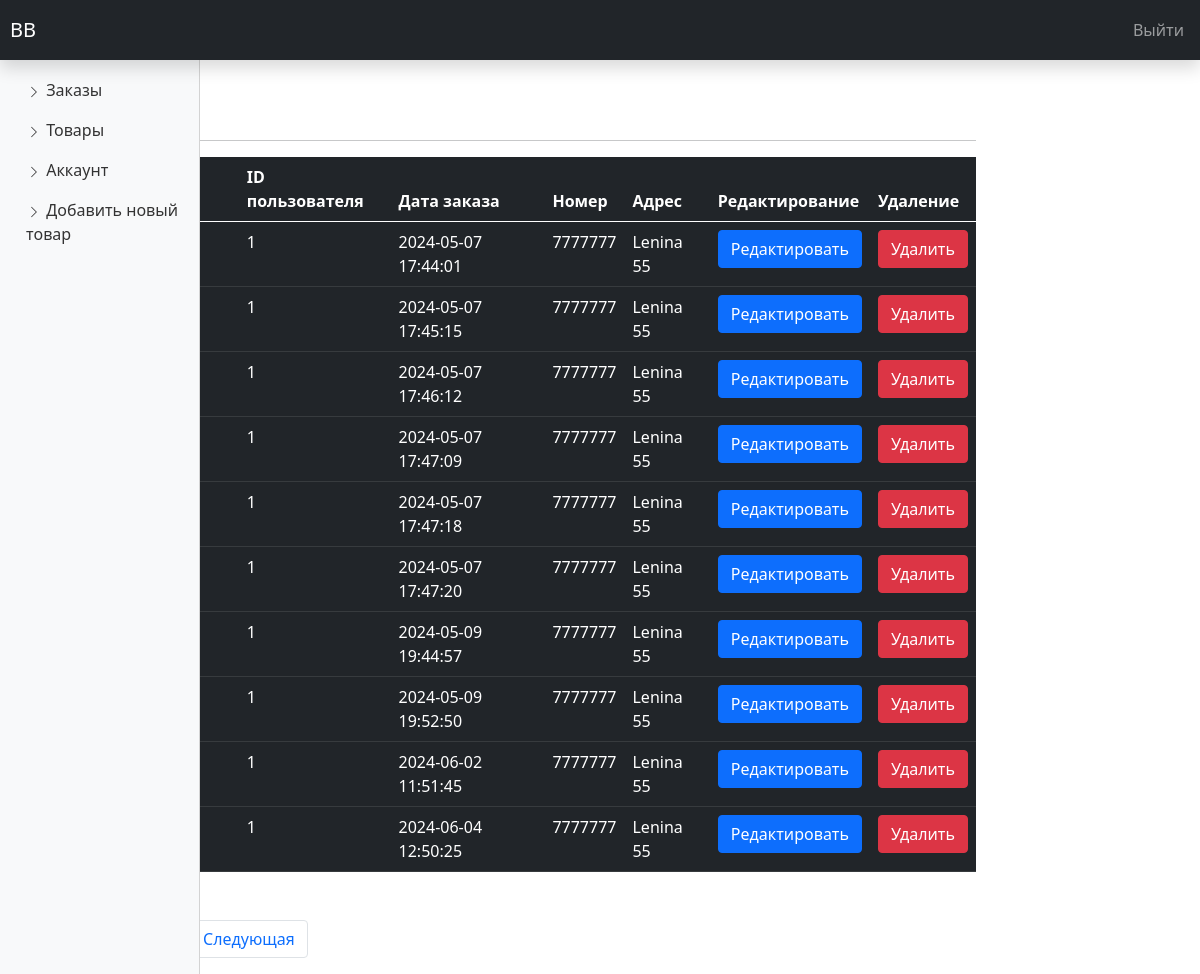
The app's page /admin/index.php with its own data.
### tables this page shows
CREATE TABLE `orders` (
  `order_id` int(11) NOT NULL,
  `order_cost` decimal(6,2) NOT NULL,
  `order_status` varchar(100) NOT NULL DEFAULT 'on_hold',
  `user_id` int(11) NOT NULL,
  `user_phone` int(11) NOT NULL,
  `user_city` varchar(255) NOT NULL,
  `user_address` varchar(255) NOT NULL,
  `order_date` datetime NOT NULL DEFAULT current_timestamp()
);

### admin/index.php (the view, shortened to what this page needs)
<?php
include('../server/connection.php')
?>
<!DOCTYPE html>
<html lang="en">
<head>
    <link rel="stylesheet" href="https://stackpath.bootstrapcdn.com/bootstrap/5.0.0-alpha1/css/bootstrap.min.css">
    <link rel="stylesheet" href="dashboard.css">
</head>
<body>
    <nav class="navbar navbar-dark fixed-top bg-dark flex-md-nowrap p-0 shadow">
        <a class="navbar-brand col-sm-3 col-md-2 mr-0" href="#">BB</a>
        <ul class="navbar-nav px-3">
            <li class="nav-item text-nowrap">
                <a class="nav-link" href="logout.php">Выйти</a>
            </li>
        </ul>
    </nav>
<?php
if(isset($_GET['page_no'])&& $_GET['page_no'] !=""){
    $page_no =$_GET['page_no'];
  }else{
    $page_no =1;
  }
  $stmt1 =$conn->prepare("SELECT COUNT(*) AS total_records FROM orders");
  $stmt1->execute();
  $stmt1->bind_result($total_records);
  $total_records_per_page =10;
  $offset =($page_no-1) * $total_records_per_page;
  $total_no_of_pages =ceil($total_records/$total_records_per_page);
  $stmt2 =$conn->prepare("SELECT * FROM orders limit $offset,$total_records_per_page");
  $stmt2->execute();
  $orders=$stmt2->get_result();
?>
    <div class="container-fluid">
        <div class="row">
<?php      include('sidemenu.php')    ?>
            <main role="main" class="col-md-9 ml-sm-auto col-lg-10 px-4">
                <h3>Заказы</h3>
                <hr>
                <div class="table-responsive">
                    <table class="table table-dark">
                        <thead>
                            <tr>
                                <th scope="col">ID заказа</th>
                                  <th scope="col">Статус заказа</th>
                                <th scope="col">ID пользователя</th>
                                <th scope="col">Дата заказа</th>
                                <th scope="col">Номер</th>
                                <th scope="col">Адрес</th>
                                <th scope="col">Редактирование</th>
                                <th scope="col">Удаление</th>
                            </tr>
                        </thead>
                        <tbody>
                            <?php  foreach($orders as $order) {?>
                            <tr>
                                <td><?php   echo $order['order_id'];?></td>
                                <td><?php   echo $order['order_status'];?></td>
                                <td><?php   echo $order['user_id'];?></td>
                                <td><?php   echo $order['order_date'];?></td>
                                <td><?php   echo $order['user_phone'];?></td>
                                <td><?php   echo $order['user_address'];?></td>
                                <td><a href="edit_order.php?order_id=<?php echo $order['order_id']?>" class="btn btn-primary">Редактировать</a></td>
                                <td><a href="" class="btn btn-danger">Удалить</a></td>
                            </tr>
                            <?php }?>
                        </tbody>
                    </table>
                    <nav aria-label="Page navigation example">
      <ul class="pagination mt-5">
        <li class="page-item <?php if($page_no<=1){echo 'disabled';} ?>">
        <a href="<?php if($page_no<=1){echo '#';}else{echo "?page_no=".($page_no-1);} ?>" class="page-link">Прошлая</a>
      </li>
        <li class="page-item"><a href="?page_no=1" class="page-link">1</a></li>
        <li class="page-item"><a href="?page_no=2"class="page-link">2</a></li>
        <li class="page-item  <?php if($page_no >= $total_no_of_pages){echo 'disabled';}?>">
        <a href="<?php if($page_no>=$total_no_of_pages){echo '#';}else{echo "?page_no=".($page_no+1);} ?>" class="page-link">Следующая</a></li>
      </ul>
    </nav>
                </div>
            </main>
        </div>
    </div>
</body>
</html>

### admin/dashboard.css (style rules this page uses)
main { padding-top: 90px; }
.navbar-brand { margin:10px; }

### records on screen
orders: user "1", order_date "2024-05-07 17:44:01", user_phone "7777777", user_address "Lenina 55"
orders: user "1", order_date "2024-05-07 17:45:15", user_phone "7777777", user_address "Lenina 55"
orders: user "1", order_date "2024-05-07 17:46:12", user_phone "7777777", user_address "Lenina 55"
orders: user "1", order_date "2024-05-07 17:47:09", user_phone "7777777", user_address "Lenina 55"
orders: user "1", order_date "2024-05-07 17:47:18", user_phone "7777777", user_address "Lenina 55"
orders: user "1", order_date "2024-05-07 17:47:20", user_phone "7777777", user_address "Lenina 55"
orders: user "1", order_date "2024-05-09 19:44:57", user_phone "7777777", user_address "Lenina 55"
orders: user "1", order_date "2024-05-09 19:52:50", user_phone "7777777", user_address "Lenina 55"
orders: user "1", order_date "2024-06-02 11:51:45", user_phone "7777777", user_address "Lenina 55"
orders: user "1", order_date "2024-06-04 12:50:25", user_phone "7777777", user_address "Lenina 55"
